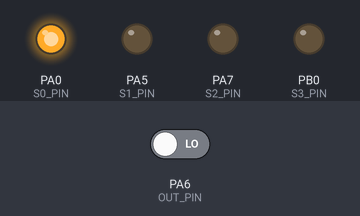
This sketch was run on a simulated STM32 Blue Pill. On the bench: output pins drawn as LEDs (lit = HIGH). The inputs (shaded band) are chosen by the test bench; at power-on: PA6 (OUT_PIN) LOW. What the sketch prints to the serial monitor is not drawn.

Above: at 0.5 s.
At 1.5 s:
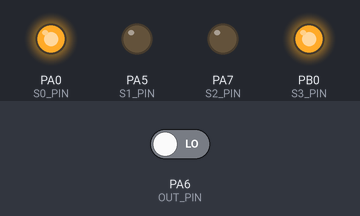
At 2.5 s:
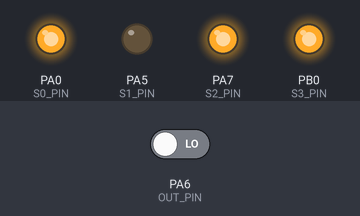
Timing chart, 0 to 6.9 s (numbered marks = the images above):
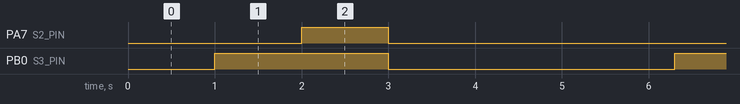

Measured:
- by itself, PA7 (S2_PIN): alternates HIGH for 1.0 s and LOW for 4.3 s
- by itself, PB0 (S3_PIN): alternates HIGH for 2.0 s and LOW for 3.3 s
- by itself, everything shown: repeats every 5.3 s, in 3 steps

The sketch:

rgb_detector.ino
```cpp
#include "Rgb_Sensor.h"

void setup(){
    setupRGB();
}

void loop()
{

  Serial.println("VALORI GREZZI");
  Serial.print("RED: ");
  Serial.println(process_red_value());
  Serial.print("BLUE: ");
  Serial.println(process_blue_value());
  Serial.print("GREEN: ");
  Serial.println(process_green_value());


 Serial.print("IS BLUE? ");
 Serial.println(isBlue());
 Serial.print("IS BLACK? ");
 Serial.println(isBlack());
 delay(300);
}
```

Rgb_Sensor.cpp
```cpp
#include "Rgb_Sensor.h"
#include <Arduino.h>
#include <Wire.h>

#define S0_PIN PA0
#define S1_PIN PA5
#define S2_PIN PA7
#define S3_PIN PB0
#define OUT_PIN PA6


void setupRGB(){
    pinMode(S0_PIN, OUTPUT);
    pinMode(S1_PIN, OUTPUT);
    pinMode(S2_PIN, OUTPUT);
    pinMode(S3_PIN, OUTPUT);
    pinMode(OUT_PIN, INPUT);
    // Set Pulse Width scaling to 20%
    digitalWrite(S0_PIN, HIGH);
    digitalWrite(S1_PIN, LOW);
    // Enable Serial Port for Debugging
}

int process_red_value() {
    digitalWrite(S2_PIN, LOW);
    digitalWrite(S3_PIN, LOW);
    int pulse_length = pulseIn(OUT_PIN, LOW);
    return pulse_length;
}

int process_blue_value() {
    digitalWrite(S2_PIN, LOW);
    digitalWrite(S3_PIN, HIGH);
    int pulse_length = pulseIn(OUT_PIN, LOW);
    return pulse_length;
}

int process_green_value() {
    digitalWrite(S2_PIN, HIGH);
    digitalWrite(S3_PIN, HIGH);
    int pulse_length = pulseIn(OUT_PIN, LOW);
    return pulse_length;
}


bool isBlue() {
    if (process_red_value() >= 60 && process_red_value() <= 140 && process_green_value() >= 70 && process_green_value() <= 160 && process_blue_value() >= 40 && process_blue_value() <= 95) {
        return true;
    } else {
        return false;
    }
}

bool isBlack() {
    if (process_red_value() >= 140 && process_green_value() >= 160 && process_blue_value() >= 100) {
        return true;
    } else {
        return false;
    }
}
```

Rgb_Sensor.h
```cpp
#ifndef RGB_SENSOR_H
#define RGB_SENSOR_H

#include <Wire.h>
    void setupRGB();
    int process_red_value();
    int process_blue_value();
    int process_green_value();
    bool isBlue();
    bool isBlack();


#endif RGB_SENSOR
```
